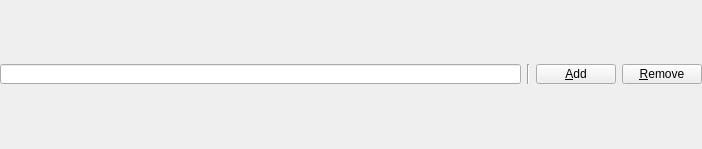
<ui version="4.0" >
 <class>Form</class>
 <widget class="QWidget" name="Form" >
  <property name="geometry" >
   <rect>
    <x>0</x>
    <y>0</y>
    <width>702</width>
    <height>149</height>
   </rect>
  </property>
  <property name="windowTitle" >
   <string>Form</string>
  </property>
  <layout class="QVBoxLayout" >
   <property name="spacing" >
    <number>6</number>
   </property>
   <property name="leftMargin" >
    <number>0</number>
   </property>
   <property name="topMargin" >
    <number>0</number>
   </property>
   <property name="rightMargin" >
    <number>0</number>
   </property>
   <property name="bottomMargin" >
    <number>0</number>
   </property>
   <item>
    <layout class="QHBoxLayout" >
     <property name="spacing" >
      <number>6</number>
     </property>
     <property name="leftMargin" >
      <number>0</number>
     </property>
     <property name="topMargin" >
      <number>0</number>
     </property>
     <property name="rightMargin" >
      <number>0</number>
     </property>
     <property name="bottomMargin" >
      <number>0</number>
     </property>
     <item>
      <widget class="QLineEdit" name="uiText" >
       <property name="minimumSize" >
        <size>
         <width>0</width>
         <height>20</height>
        </size>
       </property>
       <property name="maximumSize" >
        <size>
         <width>16777215</width>
         <height>20</height>
        </size>
       </property>
      </widget>
     </item>
     <item>
      <widget class="Line" name="line" >
       <property name="orientation" >
        <enum>Qt::Vertical</enum>
       </property>
      </widget>
     </item>
     <item>
      <widget class="QPushButton" name="pushAdd" >
       <property name="minimumSize" >
        <size>
         <width>0</width>
         <height>20</height>
        </size>
       </property>
       <property name="maximumSize" >
        <size>
         <width>16777215</width>
         <height>20</height>
        </size>
       </property>
       <property name="text" >
        <string>&amp;Add</string>
       </property>
       <property name="icon" >
        <iconset resource="common.qrc" >:/images/images/new.png</iconset>
       </property>
      </widget>
     </item>
     <item>
      <widget class="QPushButton" name="pushRemove" >
       <property name="minimumSize" >
        <size>
         <width>0</width>
         <height>20</height>
        </size>
       </property>
       <property name="maximumSize" >
        <size>
         <width>16777215</width>
         <height>20</height>
        </size>
       </property>
       <property name="text" >
        <string>&amp;Remove</string>
       </property>
       <property name="icon" >
        <iconset resource="common.qrc" >:/images/images/delete.png</iconset>
       </property>
      </widget>
     </item>
    </layout>
   </item>
   <item>
    <spacer>
     <property name="orientation" >
      <enum>Qt::Vertical</enum>
     </property>
     <property name="sizeType" >
      <enum>QSizePolicy::Minimum</enum>
     </property>
     <property name="sizeHint" >
      <size>
       <width>20</width>
       <height>0</height>
      </size>
     </property>
    </spacer>
   </item>
  </layout>
 </widget>
 <resources>
  <include location="common.qrc" />
 </resources>
 <connections/>
</ui>
